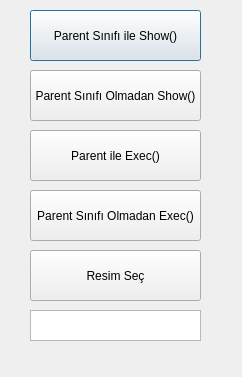
<?xml version="1.0" encoding="UTF-8"?>
<ui version="4.0">
 <class>Dialog</class>
 <widget class="QDialog" name="Dialog">
  <property name="geometry">
   <rect>
    <x>0</x>
    <y>0</y>
    <width>242</width>
    <height>377</height>
   </rect>
  </property>
  <property name="windowTitle">
   <string>Dialog</string>
  </property>
  <widget class="QPushButton" name="btn_parentshow">
   <property name="geometry">
    <rect>
     <x>30</x>
     <y>10</y>
     <width>171</width>
     <height>51</height>
    </rect>
   </property>
   <property name="text">
    <string>Parent Sınıfı ile Show()</string>
   </property>
  </widget>
  <widget class="QPushButton" name="btn_noparentshow">
   <property name="geometry">
    <rect>
     <x>30</x>
     <y>70</y>
     <width>171</width>
     <height>51</height>
    </rect>
   </property>
   <property name="text">
    <string>Parent Sınıfı Olmadan Show()</string>
   </property>
  </widget>
  <widget class="QPushButton" name="btn_parentexec">
   <property name="geometry">
    <rect>
     <x>30</x>
     <y>130</y>
     <width>171</width>
     <height>51</height>
    </rect>
   </property>
   <property name="text">
    <string>Parent ile Exec()</string>
   </property>
  </widget>
  <widget class="QPushButton" name="btn_noparentexec">
   <property name="geometry">
    <rect>
     <x>30</x>
     <y>190</y>
     <width>171</width>
     <height>51</height>
    </rect>
   </property>
   <property name="text">
    <string>Parent Sınıfı Olmadan Exec()</string>
   </property>
  </widget>
  <widget class="QPushButton" name="btn_resimsec">
   <property name="geometry">
    <rect>
     <x>30</x>
     <y>250</y>
     <width>171</width>
     <height>51</height>
    </rect>
   </property>
   <property name="text">
    <string>Resim Seç</string>
   </property>
  </widget>
  <widget class="QTextEdit" name="textEdit">
   <property name="geometry">
    <rect>
     <x>30</x>
     <y>310</y>
     <width>171</width>
     <height>31</height>
    </rect>
   </property>
  </widget>
 </widget>
 <layoutdefault spacing="6" margin="11"/>
 <resources/>
 <connections/>
</ui>
